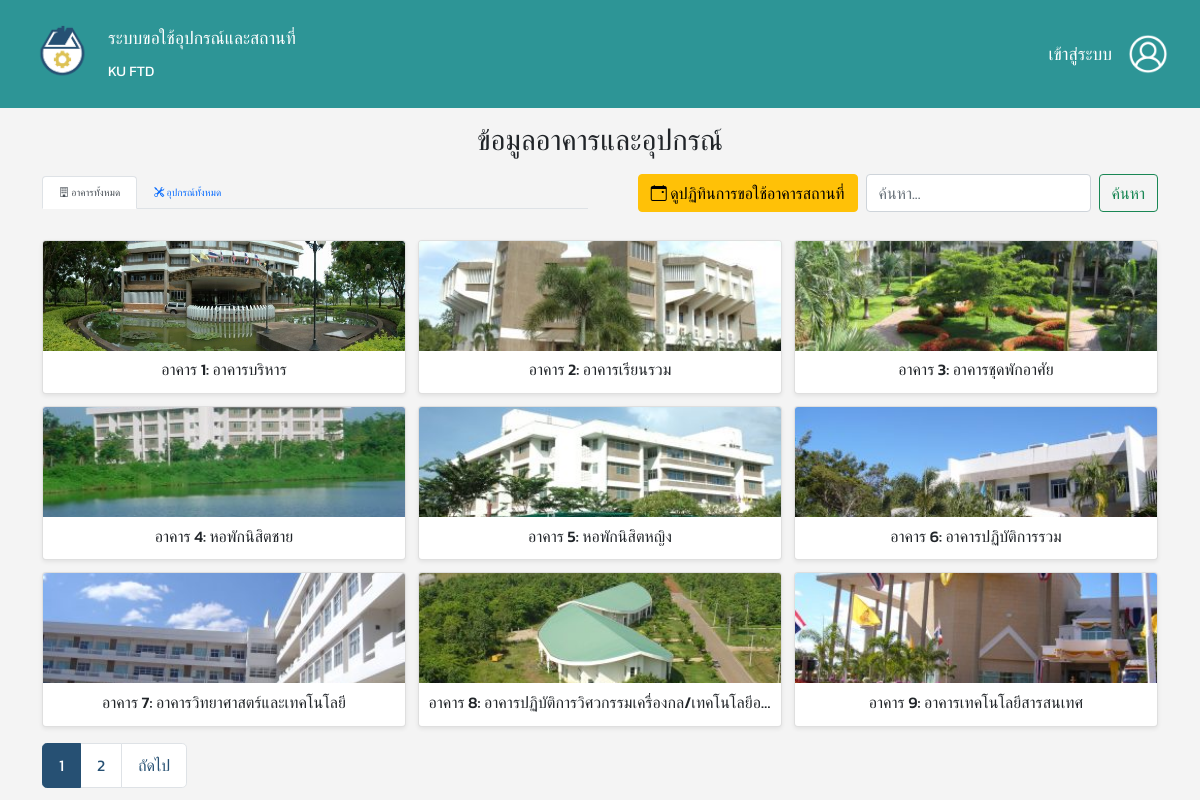
The page / on the database its author committed.
### tables this page shows
CREATE TABLE `buildings` (
  `building_id` varchar(2) NOT NULL,
  `building_name` varchar(255) NOT NULL,
  `building_pic` varchar(255) NOT NULL
);

### php/user_data-view.php (called while the page is built, shortened)
<?php
include 'database/database.php';
$items_per_page = 9;
$current_page = isset($_GET['page']) ? (int)$_GET['page'] : 1;
$offset = ($current_page - 1) * $items_per_page;
$search_query = isset($_GET['search']) ? trim($_GET['search']) : '';
$search_param = '%' . $search_query . '%';
$mode = isset($_GET['mode']) ? $_GET['mode'] : 'buildings';
$data = [];
$total_items = 0;
try {
    if ($mode == 'buildings') {
        $sql_count = "SELECT COUNT(DISTINCT b.building_id)
                    FROM buildings b
                    LEFT JOIN facilities f ON b.building_id = f.building_id
                    WHERE b.building_name LIKE ? OR f.facility_name LIKE ?";
        $stmt_count = $conn->prepare($sql_count);
        $stmt_count->bind_param("ss", $search_param, $search_param);
        $stmt_count->execute();
        $stmt_count->bind_result($total_items);
        $sql_data = "SELECT
                        b.building_id,
                        b.building_name,
                        b.building_pic,
                        GROUP_CONCAT(
                            CASE
                                WHEN f.facility_name LIKE ? THEN f.facility_name
                                ELSE NULL
                            END
                            SEPARATOR ', '
                        ) AS matched_facilities
                    FROM buildings b
                    LEFT JOIN facilities f ON b.building_id = f.building_id
                    WHERE b.building_name LIKE ? OR f.facility_name LIKE ?
                    GROUP BY b.building_id, b.building_name, b.building_pic
                    ORDER BY CAST(b.building_id AS UNSIGNED) ASC
                    LIMIT ? OFFSET ?";
        $stmt_data = $conn->prepare($sql_data);
        $stmt_data->bind_param("sssii", $search_param, $search_param, $search_param, $items_per_page, $offset);
        $stmt_data->execute();
        $result_data = $stmt_data->get_result();
        while ($row = $result_data->fetch_assoc()) {
            $data[] = $row;
        }
    }
} catch (Exception $e) {
    error_log("Database Error: " . $e->getMessage());
}
$total_pages = ceil($total_items / $items_per_page);
?>

### index.php (the view, shortened to what this page needs)
<?php
    include 'database/database.php';
    require_once 'php/user_data-view.php';
?>
<!DOCTYPE html>
<html lang="th">
<head>
    <?php include 'header.php'?>
    <link href='https://cdn.jsdelivr.net/npm/fullcalendar@5.11.3/main.min.css' rel='stylesheet' />
</head>
<body>
    <nav class="navbar navbar-dark navigator">
        <div class="container-fluid">
            <div class="d-flex align-items-center gap-3">
                <img src="./images/logo.png" class="img-fluid logo" alt="Logo">
                <div class="d-flex flex-column">
                    <span class="navbar-brand mb-0 fs-5 fs-md-4">ระบบขอใช้อุปกรณ์และสถานที่</span>
                    <span class="navbar-brand mb-0 fs-6 fs-md-5">KU FTD</span>
                </div>
            </div>
            <div class="d-flex align-items-center ms-auto">
                <a class="navbar-brand mb-0 fs-5 fs-md-4" href="login-page.php">เข้าสู่ระบบ</a>
                <a href="login-page.php">
                    <img src="./images/user_button.png" class="img-fluid logo" style="width:40px; height:40px; object-fit:cover;" alt="User Button">
                </a>
            </div>
        </div>
    </nav>
    <div class="container mt-0">
        <h1 class="mb-3 text-center">ข้อมูลอาคารและอุปกรณ์</h1>
        <div class="row mb-3 align-items-center">
            <div class="col-md-6">
                <ul class="nav nav-tabs">
                    <li class="nav-item">
                        <a class="nav-link <?php echo ($mode == 'buildings' || $mode == 'building_detail' || $mode == 'facility_detail') ? 'active' : ''; ?>" aria-current="page" href="?mode=buildings">
                            <i class="bi bi-building"></i> อาคารทั้งหมด
                        </a>
                    </li>
                    <li class="nav-item">
                        <a class="nav-link <?php echo ($mode == 'equipment' || $mode == 'equip_detail') ? 'active' : ''; ?>" href="?mode=equipment">
                            <i class="bi bi-tools"></i> อุปกรณ์ทั้งหมด
                        </a>
                    </li>
                </ul>
            </div>
            <div class="col-md-6">
                <div class="d-flex justify-content-end">
                    <?php if ($mode == 'buildings' || $mode == 'building_detail'): ?>
                        <button type="button" class="btn btn-warning me-2" data-bs-toggle="modal" data-bs-target="#calendarModal">
                            <i class="bi bi-calendar-event"></i> ดูปฏิทินการขอใช้อาคารสถานที่
                        </button>
                    <?php endif; ?>
                    <form class="d-flex" action="" method="GET">
                        <input class="form-control me-2" type="search" placeholder="ค้นหา..." aria-label="Search" name="search" value="<?php echo htmlspecialchars($search_query); ?>">
                            <button class="btn btn-outline-success" type="submit">ค้นหา</button>
                    </form>
                </div>
            </div>
        </div>
        <?php
        if ($mode == 'facility_detail' && $detail_item):
            $back_link = '?mode=building_detail&building_id=' . htmlspecialchars($detail_item['building_id']);
        ?>
            <div class="card p-3 my-3">
                <h2 class="card-title mb-3">รายละเอียดสถานที่: <?php echo htmlspecialchars($detail_item['facility_name']); ?></h2>
                <div class="row">
                    <div class="col-12 col-md-4 text-center">
                        <?php if ($detail_item['facility_pic'] && file_exists($detail_item['facility_pic'])): ?>
                            <img src="<?php echo htmlspecialchars($detail_item['facility_pic']); ?>" class="detail-img img-fluid" alt="Facility Picture">
                        <?php else: ?>
                            <img src="./images/placeholder.png" class="detail-img img-fluid" alt="No Image">
                        <?php endif; ?>
                    </div>
                    <div class="col-12 col-md-8 details-text">
                        <p class="mb-1"><strong>ชื่อสถานที่:</strong> <?php echo htmlspecialchars($detail_item['facility_name']); ?></p>
                        <p class="mb-1"><strong>รายละเอียด:</strong> <?php echo nl2br(htmlspecialchars($detail_item['facility_des'])); ?></p>
                        <p class="mb-1"><strong>อาคาร:</strong> <?php echo htmlspecialchars($detail_item['building_id']); ?></p>
                        <p class="mb-1"><strong>ชื่ออาคาร:</strong> <?php echo htmlspecialchars($detail_item['building_name']); ?></p>
                    </div>
                </div>
                <div class="d-flex justify-content-start mt-3">
                    <a href="<?php echo htmlspecialchars($back_link); ?>" class="btn btn-secondary">ย้อนกลับ</a>
                </div>
            </div>
        <?php
        else:
            if (empty($data)):
        ?>
                <div class="alert alert-info text-center mt-4">
                    <?php if (!empty($search_query)): ?>
                        ไม่พบข้อมูลที่คุณค้นหา "<?php echo htmlspecialchars($search_query); ?>"
                    <?php else: ?>
                        <?php if ($mode == 'buildings'): ?>
                            ยังไม่มีข้อมูลอาคารในระบบ
                        <?php elseif ($mode == 'equipment'): ?>
                            ยังไม่มีข้อมูลอุปกรณ์ในระบบ
                        <?php elseif ($mode == 'building_detail' && $detail_item): ?>
                            ยังไม่มีข้อมูลสถานที่ในอาคาร "<?php echo htmlspecialchars($detail_item['building_name']); ?>"
                        <?php endif; ?>
                    <?php endif; ?>
                </div>
        <?php
            else:
        ?>
                <div class="row row-cols-1 row-cols-sm-2 row-cols-md-2 row-cols-lg-3 g-2 mt-0">
                    <?php foreach ($data as $item): ?>
                        <div class="col">
                            <div class="card h-100 shadow-sm">
                                <?php
                                $img_src = './images/placeholder.png';
                                $item_name = '';
                                $link_href = '#';
                                if ($mode == 'buildings') {
                                    $img_src = ($item['building_pic'] && file_exists($item['building_pic'])) ? htmlspecialchars($item['building_pic']) : $img_src;
                                    $item_name = htmlspecialchars($item['building_name']);
                                    $link_href = '?mode=building_detail&building_id=' . htmlspecialchars($item['building_id']);
                                } elseif ($mode == 'equipment') {
                                    $img_src = ($item['equip_pic'] && file_exists($item['equip_pic'])) ? htmlspecialchars($item['equip_pic']) : $img_src;
                                    $item_name = htmlspecialchars($item['equip_name']);
                                    $link_href = '?mode=equip_detail&equip_id=' . htmlspecialchars($item['equip_id']);
                                } elseif ($mode == 'building_detail') {
                                    $img_src = ($item['facility_pic'] && file_exists($item['facility_pic'])) ? htmlspecialchars($item['facility_pic']) : $img_src;
                                    $item_name = htmlspecialchars($item['facility_name']);
                                    $link_href = '?mode=facility_detail&facility_id=' . htmlspecialchars($item['facility_id']);
                                }
                                ?>
                                <a href="<?php echo $link_href; ?>" class="card-img-link">
                                    <img src="<?php echo $img_src; ?>" class="card-img-top" alt="<?php echo $item_name; ?>">
                                </a>
                                <div class="card-body d-flex flex-column">
                                    <?php if ($mode == 'buildings'): ?>
                                        <h5 class="card-title text-center">
                                            อาคาร <?php echo htmlspecialchars($item['building_id']); ?>: <?php echo htmlspecialchars($item['building_name']); ?>
                                        </h5>
                                    <?php else:  ?>
                                        <h5 class="card-title text-center"><?php echo $item_name; ?></h5>
                                    <?php endif; ?>
                                </div>
                            </div>
                        </div>
                    <?php endforeach; ?>
                </div>
                <nav aria-label="Page navigation" class="pagination-container mt-2 mb-0">
                    <ul class="pagination pagination-lg">
                        <?php for ($i = 1; $i <= $total_pages; $i++): ?>
                            <li class="page-item <?php echo ($i == $current_page) ? 'active' : ''; ?>">
                                <a class="page-link" href="?mode=<?php echo htmlspecialchars($mode); ?>&page=<?php echo $i; ?><?php echo !empty($search_query) ? '&search=' . htmlspecialchars($search_query) : ''; ?><?php echo ($mode == 'building_detail' && isset($_GET['building_id'])) ? '&building_id=' . htmlspecialchars($_GET['building_id']) : ''; ?>">
                                    <?php echo $i; ?>
                                </a>
                            </li>
                        <?php endfor; ?>
                        <?php if ($current_page < $total_pages): ?>
                            <li class="page-item">
                                <a class="page-link" href="?mode=<?php echo htmlspecialchars($mode); ?>&page=<?php echo $current_page + 1; ?><?php echo !empty($search_query) ? '&search=' . htmlspecialchars($search_query) : ''; ?><?php echo ($mode == 'building_detail' && isset($_GET['building_id'])) ? '&building_id=' . htmlspecialchars($_GET['building_id']) : ''; ?>">ถัดไป</a>
                            </li>
                        <?php endif; ?>
                    </ul>
                </nav>
        <?php
            endif;
        endif;
        ?>
    </div>
</body>
</html>

### style.css (style rules this page uses)
body { font-size: 10px; font-family: "Kanit", sans-serif; font-style: normal; font-weight: 400; }
.navigator { background-color: #2D9596; flex-shrink: 0; padding: 20px; }
.logo { width: 80px; height: auto; }
html, body { height: 100%; margin: 0; padding: 0; overflow: hidden; display: flex; flex-direction: column; background-color: #f4f4f4; }
.navigator .navbar-brand.fs-5 { font-size: 1.1rem !important; }
.navigator .navbar-brand.fs-6 { font-size: 0.9rem !important; }
.navigator .logo { width: 60px; height: 60px; object-fit: cover; }
.navigator .navbar-brand { color: white; }
.navigator .img-fluid.logo[style*="width:40px"] { width: 40px !important; height: 40px !important; }
.container { flex-grow: 1; overflow-y: auto; padding-top: 15px; padding-bottom: 15px; }
.card-title { font-size: 1.0rem; margin-bottom: 0.25rem; white-space: nowrap; overflow: hidden; text-overflow: ellipsis; }
.card-img-top { width: 100%; height: 110px; object-fit: cover; }
.card-body { padding: 0.6rem; }
.pagination .page-link { padding: 0.6rem 1.0rem; font-size: 1.0rem; }
.pagination-container { margin-top: 1rem !important; }
.pagination .page-item .page-link { color: #265073; background-color: #fff; border-color: #dee2e6; transition: all 0.2s ease-in-out; }
.pagination .page-item.active .page-link { color: #fff; background-color: #265073; border-color: #265073; }
.row.g-2 { --bs-gutter-x: 0.75rem; --bs-gutter-y: 0.75rem; }
h1 { margin-bottom: 0.75rem !important; font-size: 1.8rem; }
.card .card-img-link { display: block; text-decoration: none; cursor: pointer; transition: transform 0.2s ease-in-out; }

### rows shown on the page
buildings: building_pic (picture), building_id "1", building_name "อาคารบริหาร"
buildings: building_pic (picture), building_id "2", building_name "อาคารเรียนรวม"
buildings: building_pic (picture), building_id "3", building_name "อาคารชุดพักอาศัย"
buildings: building_pic (picture), building_id "4", building_name "หอพักนิสิตชาย"
buildings: building_pic (picture), building_id "5", building_name "หอพักนิสิตหญิง"
buildings: building_pic (picture), building_id "6", building_name "อาคารปฏิบัติการรวม"
buildings: building_pic (picture), building_id "7", building_name "อาคารวิทยาศาสตร์และเทคโนโลยี"
buildings: building_pic (picture), building_id "8", building_name "อาคารปฏิบัติการวิศวกรรมเครื่องกล/เทคโนโลยีอ…"
buildings: building_pic (picture), building_id "9", building_name "อาคารเทคโนโลยีสารสนเทศ"
